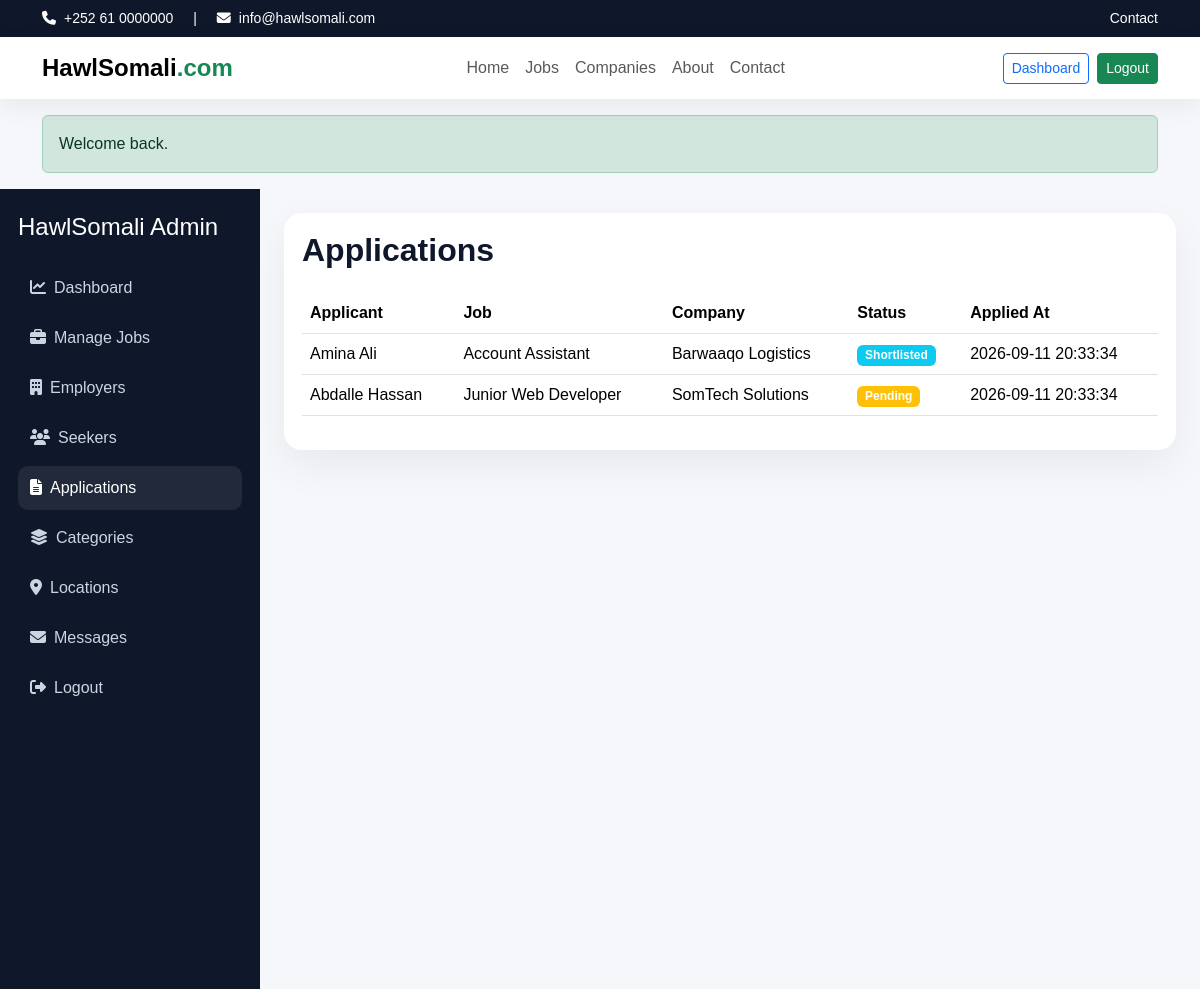
The page /admin/manage-applications.php (signed in) on the database its author committed.
### tables this page shows
CREATE TABLE applications (
  id INT AUTO_INCREMENT PRIMARY KEY,
  job_id INT NOT NULL,
  seeker_id INT NOT NULL,
  cover_letter TEXT,
  status VARCHAR(20) NOT NULL DEFAULT 'pending',
  applied_at DATETIME DEFAULT CURRENT_TIMESTAMP,
  CONSTRAINT fk_app_job FOREIGN KEY (job_id) REFERENCES jobs(id) ON DELETE CASCADE,
  CONSTRAINT fk_app_seeker FOREIGN KEY (seeker_id) REFERENCES job_seekers(id) ON DELETE CASCADE
);

CREATE TABLE job_seekers (
  id INT AUTO_INCREMENT PRIMARY KEY,
  full_name VARCHAR(150) NOT NULL,
  email VARCHAR(150) NOT NULL UNIQUE,
  password VARCHAR(255) NOT NULL,
  phone VARCHAR(30) DEFAULT NULL,
  gender VARCHAR(20) DEFAULT NULL,
  location VARCHAR(120) DEFAULT NULL,
  education VARCHAR(150) DEFAULT NULL,
  skills TEXT,
  experience VARCHAR(150) DEFAULT NULL,
  cv_file VARCHAR(255) DEFAULT NULL,
  status VARCHAR(20) NOT NULL DEFAULT 'active',
  created_at DATETIME DEFAULT CURRENT_TIMESTAMP
);

CREATE TABLE jobs (
  id INT AUTO_INCREMENT PRIMARY KEY,
  employer_id INT NOT NULL,
  category_id INT NOT NULL,
  location_id INT NOT NULL,
  title VARCHAR(180) NOT NULL,
  job_type VARCHAR(50) NOT NULL DEFAULT 'Full Time',
  salary_min DECIMAL(10,2) NOT NULL DEFAULT 0.00,
  salary_max DECIMAL(10,2) NOT NULL DEFAULT 0.00,
  experience_level VARCHAR(100) DEFAULT NULL,
  education_level VARCHAR(100) DEFAULT NULL,
  vacancy_count INT NOT NULL DEFAULT 1,
  deadline DATE DEFAULT NULL,
  description TEXT,
  requirements TEXT,
  responsibilities TEXT,
  status VARCHAR(20) NOT NULL DEFAULT 'active',
  is_approved TINYINT(1) NOT NULL DEFAULT 0,
  is_featured TINYINT(1) NOT NULL DEFAULT 0,
  created_at DATETIME DEFAULT CURRENT_TIMESTAMP,
  CONSTRAINT fk_jobs_employer FOREIGN KEY (employer_id) REFERENCES employers(id) ON DELETE CASCADE,
  CONSTRAINT fk_jobs_category FOREIGN KEY (category_id) REFERENCES categories(id),
  CONSTRAINT fk_jobs_location FOREIGN KEY (location_id) REFERENCES locations(id)
);

CREATE TABLE employers (
  id INT AUTO_INCREMENT PRIMARY KEY,
  company_name VARCHAR(150) NOT NULL,
  email VARCHAR(150) NOT NULL UNIQUE,
  password VARCHAR(255) NOT NULL,
  phone VARCHAR(30) DEFAULT NULL,
  address VARCHAR(255) DEFAULT NULL,
  website VARCHAR(150) DEFAULT NULL,
  description TEXT,
  logo VARCHAR(255) DEFAULT NULL,
  status VARCHAR(20) NOT NULL DEFAULT 'active',
  created_at DATETIME DEFAULT CURRENT_TIMESTAMP
);

### admin/manage-applications.php (the view)
<?php
require_once __DIR__ . '/../config/db.php'; require_once __DIR__ . '/../includes/functions.php'; require_login('admin');
$rows=$pdo->query("SELECT a.*, j.title, e.company_name, s.full_name FROM applications a JOIN jobs j ON a.job_id=j.id JOIN employers e ON j.employer_id=e.id JOIN job_seekers s ON a.seeker_id=s.id ORDER BY a.id DESC")->fetchAll();
$pageTitle='Manage Applications'; include __DIR__ . '/../includes/header.php'; include __DIR__ . '/../includes/navbar.php';
?>
<div class="dashboard-layout"><?php include __DIR__ . '/partials/sidebar.php'; ?><div class="dashboard-main"><div class="table-card">
<h2 class="section-title mb-4">Applications</h2>
<div class="table-responsive"><table class="table align-middle"><thead><tr><th>Applicant</th><th>Job</th><th>Company</th><th>Status</th><th>Applied At</th></tr></thead><tbody>
<?php foreach($rows as $r): ?><tr><td><?= e($r['full_name']) ?></td><td><?= e($r['title']) ?></td><td><?= e($r['company_name']) ?></td><td><?= app_status_badge($r['status']) ?></td><td><?= e($r['applied_at']) ?></td></tr><?php endforeach; ?>
</tbody></table></div></div></div></div>

### includes/functions.php (shortened to what this page needs)
<?php
function e($value) {
    return htmlspecialchars((string)$value, ENT_QUOTES, 'UTF-8');
}
function app_status_badge($status) {
    $map = [
        'pending' => 'warning',
        'shortlisted' => 'info',
        'accepted' => 'success',
        'rejected' => 'danger',
        'draft' => 'secondary',
        'active' => 'success',
        'closed' => 'dark'
    ];
    $class = $map[$status] ?? 'secondary';
    return '<span class="badge bg-' . $class . '">' . e(ucfirst($status)) . '</span>';
}
?>

### assets/css/style.css (style rules this page uses)
:root { --primary:#1d4ed8; --secondary:#0f172a; --accent:#16a34a; --soft:#f8fafc; --muted:#64748b; }
body { font-family:Arial,Helvetica,sans-serif;background:#f5f7fb;color:#0f172a; }
.section-title { font-weight:800; }
.dashboard-layout { display:flex;min-height:100vh;background:#f5f7fb; }
.dashboard-main { flex:1;padding:24px; }
.table-card { background:#fff;border-radius:18px;padding:18px;box-shadow:0 16px 40px rgba(15,23,42,.06); }

### rows shown on the page
applications: seeker.full_name "Amina Ali", job.title "Account Assistant", employers.company_name "Barwaaqo Logistics", status "Shortlisted", applied_at "2026-09-11 20:33:34"
applications: seeker.full_name "Abdalle Hassan", job.title "Junior Web Developer", employers.company_name "SomTech Solutions", status "Pending", applied_at "2026-09-11 20:33:34"

### other values the page prints
$msg "Welcome back."
